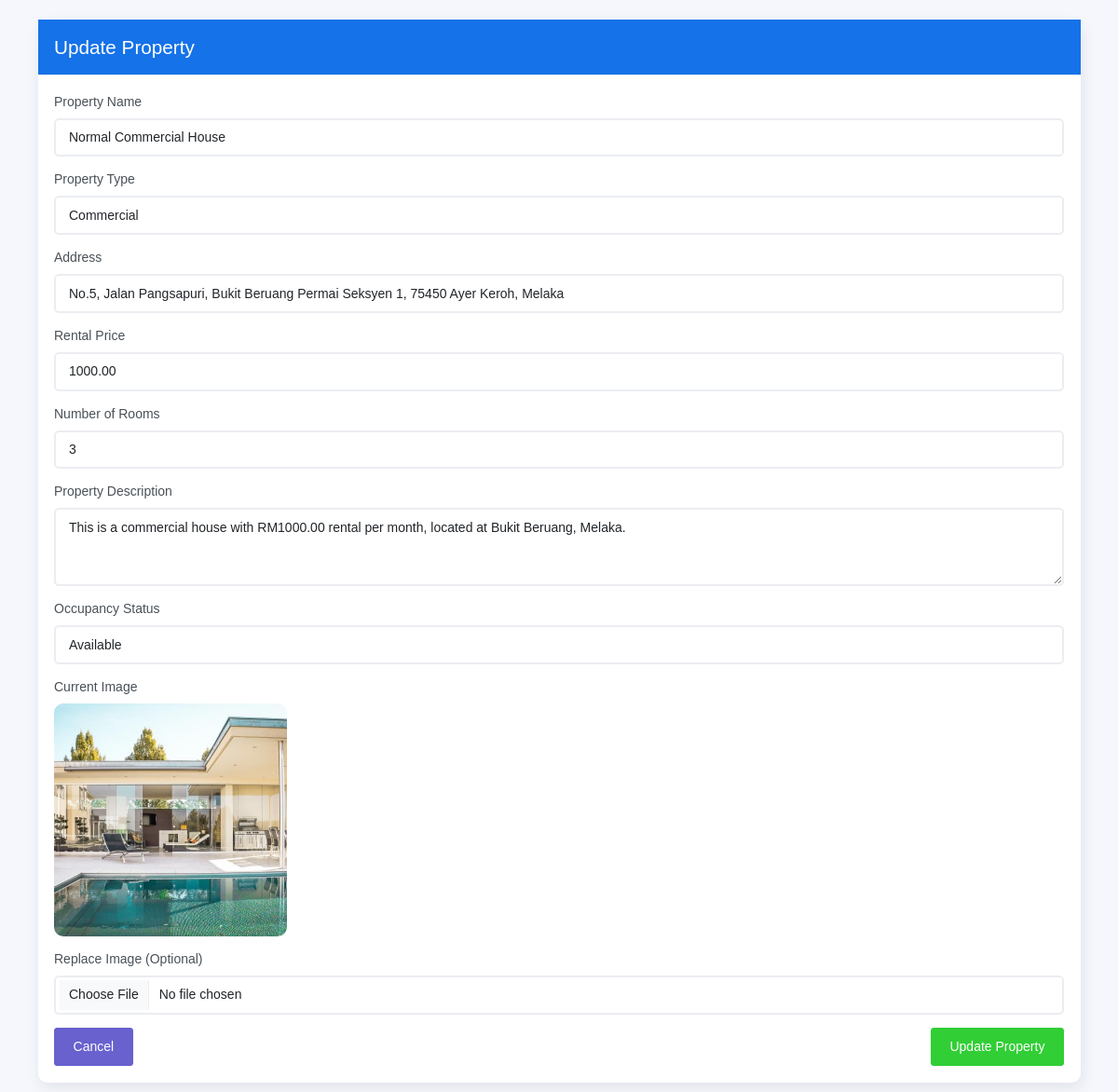
The page /Admin/tables/updateproperty.php?id=6 (signed in) on the database its author committed.
### tables this page shows
CREATE TABLE `properties` (
  `property_id` int(11) NOT NULL,
  `property_name` varchar(100) NOT NULL,
  `property_type` enum('residential','commercial') NOT NULL,
  `address` text NOT NULL,
  `rental_price` decimal(10,2) NOT NULL,
  `number_of_rooms` int(11) DEFAULT NULL,
  `property_description` text DEFAULT NULL,
  `occupancy_status` enum('available','rented') DEFAULT 'available',
  `property_image` varchar(255) DEFAULT NULL,
  `activation` enum('active','inactive') NOT NULL,
  `created_at` timestamp NOT NULL DEFAULT current_timestamp()
);

### Admin/tables/updateproperty.php (the view, shortened to what this page needs)
<?php
include '../databaseconnection.php';
$property_id = isset($_GET['id']) ? intval($_GET['id']) : intval($_POST['property_id'] ?? 0);
$result = mysqli_query($conn, "SELECT * FROM properties WHERE property_id = $property_id");
$property = mysqli_fetch_assoc($result);
?>
<!DOCTYPE html>
<html lang="en">
<head>
<link rel="stylesheet" href="../assets/css/bootstrap.min.css">
<link rel="stylesheet" href="../assets/css/kaiadmin.min.css">
</head>
<body>
<div class="container mt-4">
    <div class="card">
        <div class="card-header bg-primary text-white">
            <h4 class="mb-0">Update Property</h4>
        </div>
        <div class="card-body">
            <form id="updatePropertyForm" method="POST" enctype="multipart/form-data">
                <div class="mb-3">
                    <label class="form-label">Property Name</label>
                    <input id="propertyName" type="text" class="form-control" name="name" value="<?= htmlspecialchars($property['property_name']); ?>" required>
                </div>
                <div class="mb-3">
                    <label class="form-label">Property Type</label>
                    <select id="propertyType" name="type" class="form-control" required>
                        <option value="commercial" <?= $property['property_type']=="commercial" ? "selected" : "" ?>>Commercial</option>
                    </select>
                </div>
                <div class="mb-3">
                    <label class="form-label">Address</label>
                    <input id="propertyAddress" type="text" class="form-control" name="address" value="<?= htmlspecialchars($property['address']); ?>" required>
                </div>
                <div class="mb-3">
                    <label class="form-label">Rental Price</label>
                    <input id="propertyPrice" type="number" step="0.01" class="form-control" name="price" value="<?= $property['rental_price']; ?>" required>
                </div>
                <div class="mb-3">
                    <label class="form-label">Number of Rooms</label>
                    <input id="propertyRooms" type="number" class="form-control" name="rooms" value="<?= $property['number_of_rooms']; ?>" required>
                </div>
                <div class="mb-3">
                    <label class="form-label">Property Description</label>
                    <textarea id="propertyDescription" class="form-control" name="description" rows="3" required><?= htmlspecialchars($property['property_description']); ?></textarea>
                </div>
                <div class="mb-3">
                    <label class="form-label">Occupancy Status</label>
                    <select id="propertyOccupancy" name="occupancy" class="form-control" required>
                        <option value="available" <?= $property['occupancy_status']=="available" ? "selected" : "" ?>>Available</option>
                    </select>
                </div>
                <div class="mb-3">
                    <label class="form-label">Current Image</label><br>
                    <?php if($property['property_image']) { ?>
                        <img src="../<?= htmlspecialchars($property['property_image']); ?>" class="preview-image">
                    <?php } ?>
                </div>
                <div class="mb-3">
                    <label class="form-label">Replace Image (Optional)</label>
                    <input id="propertyImage" type="file" class="form-control" name="Image">
                </div>
                <div class="d-flex justify-content-between">
                    <a href="propertymanagement.php" class="btn btn-secondary">Cancel</a>
                    <button type="submit" class="btn btn-success">Update Property</button>
                </div>
            </form>
        </div>
    </div>
</div>
</body>
</html>

### Admin/tables/updateproperty.php (style rules this page uses)
.preview-image { max-width:250px; border-radius:10px; }

### rows shown on the page
properties: name "Normal Commercial House", type "Commercial", address "No.5, Jalan Pangsapuri, Bukit Beruang Permai Seksyen 1, 75450 Ayer Keroh, Melaka", price "1000.00", rooms "3", description "This is a commercial house with RM1000.00 rental per month, located at Bukit Beruang, Melaka.", occupancy "Available", property_image (picture)
